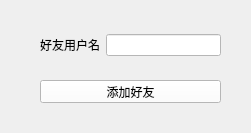
<?xml version="1.0" encoding="UTF-8"?>
<ui version="4.0">
 <class>AddUser</class>
 <widget class="QWidget" name="AddUser">
  <property name="geometry">
   <rect>
    <x>0</x>
    <y>0</y>
    <width>251</width>
    <height>133</height>
   </rect>
  </property>
  <property name="minimumSize">
   <size>
    <width>251</width>
    <height>133</height>
   </size>
  </property>
  <property name="maximumSize">
   <size>
    <width>251</width>
    <height>133</height>
   </size>
  </property>
  <property name="windowTitle">
   <string>添加好友</string>
  </property>
  <widget class="QPushButton" name="pushButton">
   <property name="geometry">
    <rect>
     <x>40</x>
     <y>80</y>
     <width>181</width>
     <height>23</height>
    </rect>
   </property>
   <property name="styleSheet">
    <string notr="true">background:rgb(255, 255, 255);color:rgb(0, 0, 0)
</string>
   </property>
   <property name="text">
    <string>添加好友</string>
   </property>
  </widget>
  <widget class="QWidget" name="">
   <property name="geometry">
    <rect>
     <x>40</x>
     <y>30</y>
     <width>181</width>
     <height>31</height>
    </rect>
   </property>
   <layout class="QGridLayout" name="gridLayout">
    <item row="0" column="0">
     <widget class="QLabel" name="label">
      <property name="text">
       <string>好友用户名</string>
      </property>
     </widget>
    </item>
    <item row="0" column="1">
     <widget class="QLineEdit" name="lineEdit">
      <property name="styleSheet">
       <string notr="true">background:rgb(255, 255, 255);color:rgb(0, 0, 0)
</string>
      </property>
     </widget>
    </item>
   </layout>
  </widget>
 </widget>
 <resources/>
 <connections/>
</ui>
